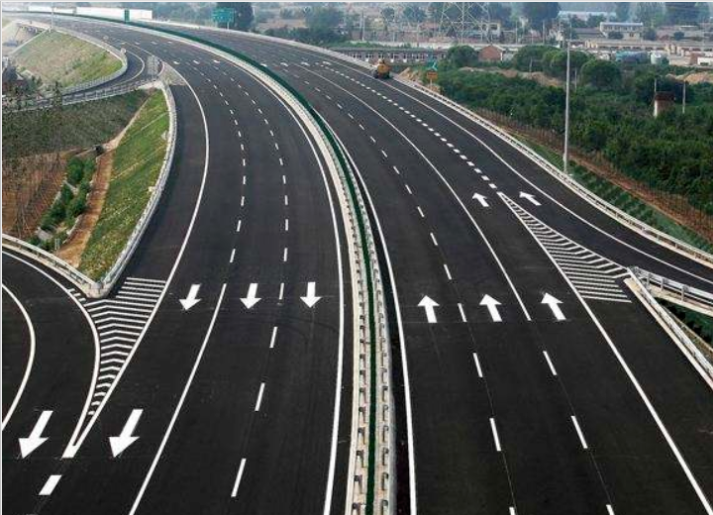
#> input picture OpenCV/road.png, 713 x 515 px
$ python 'Roberts算子.py'   (older library calls are emulated)
#> lines starting #> are read from the running program, lines starting #| are printed output that depends on the picture
# Roberts 算子是利用局部差分寻找边缘的一种算子，是最简单的边缘检测算子
# 检测垂直边缘的效果要优于其他方向边缘，定位精度高，但对噪声的抑制能力较弱
# 需要使用固定的np.array(),以及卷积操作，数据格式转换
# Roberts 算子对陡峭的低噪声图像效果较好，尤其是边缘正负45度较多的图像，但定位准确率较差

import cv2
import numpy as np

img = cv2.imread('road.png')
#> img is the input picture: shape (515, 713, 3); mean B, G, R 78.3, 81.1, 77.8
# 1.灰度化处理图像
grayImage = cv2.cvtColor(img, cv2.COLOR_BGR2GRAY)
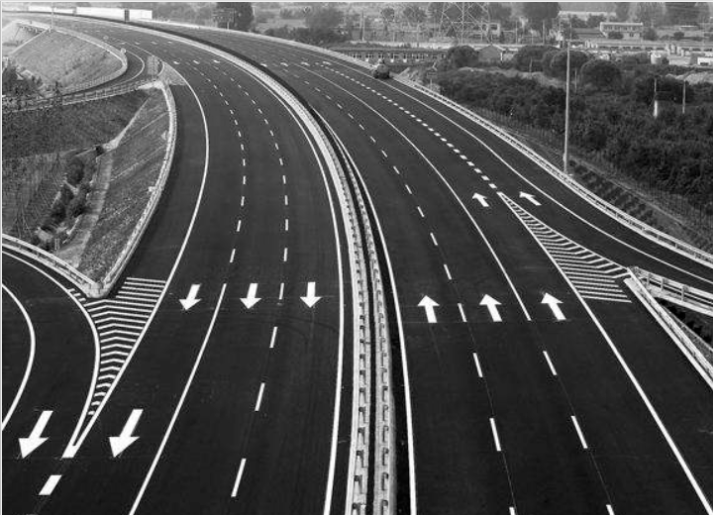
#> grayImage: shape (515, 713); min 0, max 255, mean 79.8
# 2.Roberts算子(固定操作)
kernelx = np.array([[-1, 0], [0, 1]], dtype=int)
kernely = np.array([[0, -1], [1, 0]], dtype=int)
# 3.卷积操作
# 因为Roberts卷积模板含有负值，因此在filter2D（）操作后会有负值，还会有大于255的值，而原图像是uint8
# 即8位无符号数，因此要使用16位有符号的书数据类型，即cv2.CV_16S
x = cv2.filter2D(grayImage, cv2.CV_16S, kernelx)
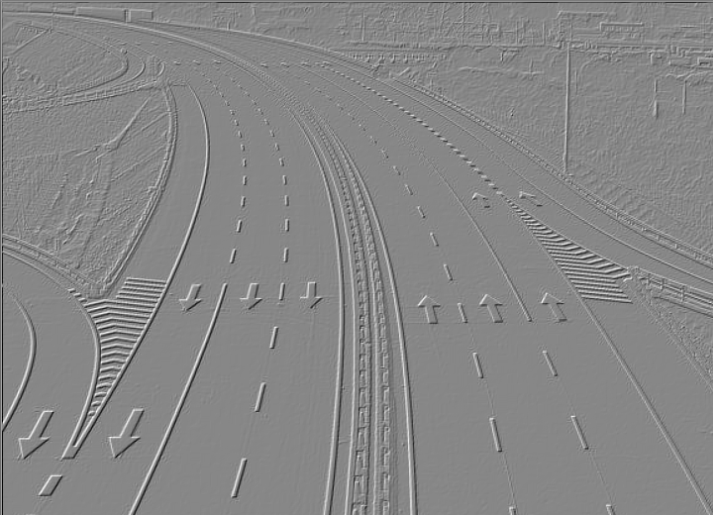
#> x: shape (515, 713) int16; min -217, max 192, mean -0.6; drawn with min black and max white
y = cv2.filter2D(grayImage, cv2.CV_16S, kernely)
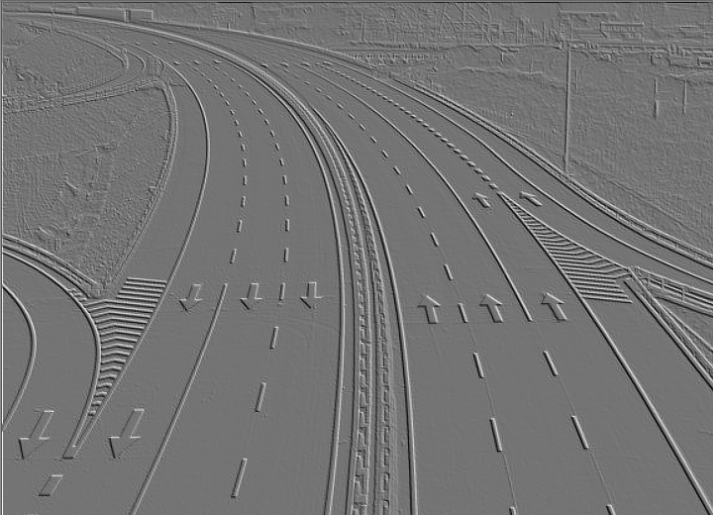
#> y: shape (515, 713) int16; min -182, max 217, mean -0.2; drawn with min black and max white
# 4.数据格式转换
# 经过处理后最后要使用convertScaleAbs（）函数将其转回原来的uint8形式，否则无法显示图像
# absX，absY返回的是两个不同方向的边缘检测图
absX = cv2.convertScaleAbs(x)
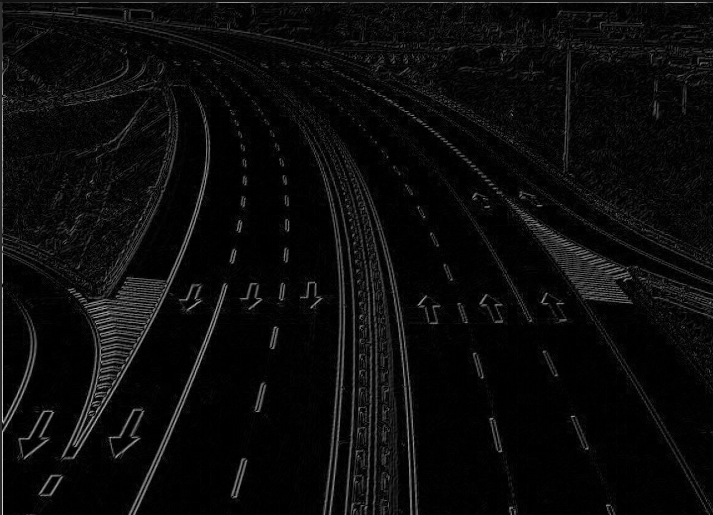
#> absX: shape (515, 713); min 0, max 217, mean 11.5
absY = cv2.convertScaleAbs(y)
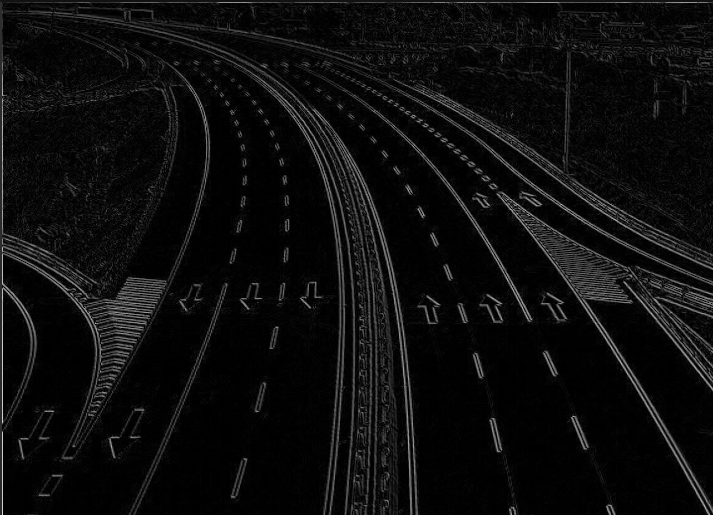
#> absY: shape (515, 713); min 0, max 217, mean 13.4
# 最后将两个图综合起来
Roberts = cv2.addWeighted(absX, 0.5, absY, 0.5, 0)
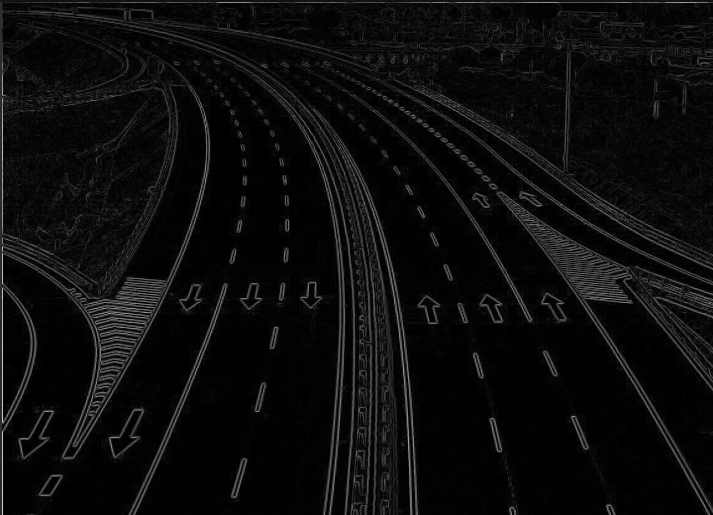
#> Roberts: shape (515, 713); min 0, max 216, mean 12.4
cv2.imwrite('robert.png', Roberts)

$ run again, with OpenCV/mountain.png copied over OpenCV/road.png
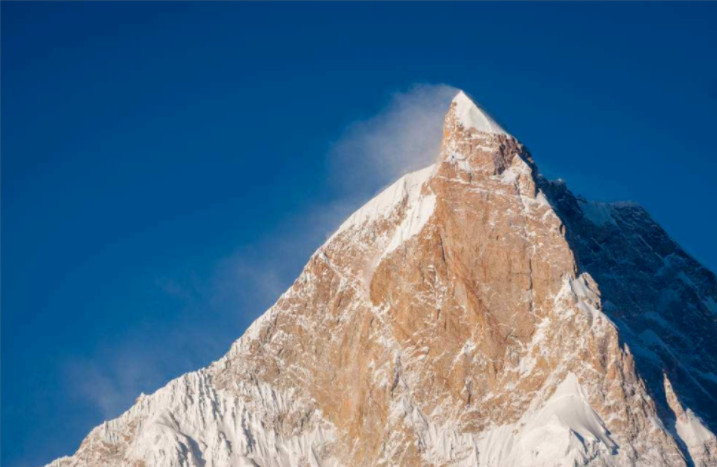
#> input picture OpenCV/mountain.png, 717 x 467 px
#> img is the input picture: shape (467, 717, 3); mean B, G, R 139.1, 109.9, 75.2
#> `y = cv2.filter2D(grayImage, cv2.CV_16S, kernely)`:
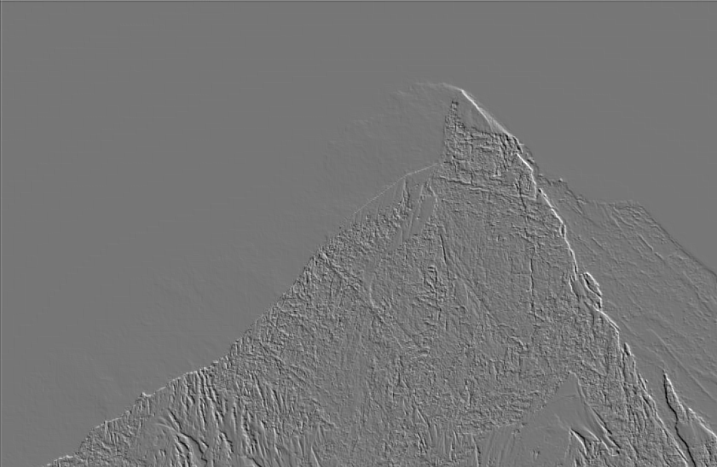
#> y: shape (467, 717) int16; min -106, max 122, mean 0.3; drawn with min black and max white
#> `absX = cv2.convertScaleAbs(x)`:
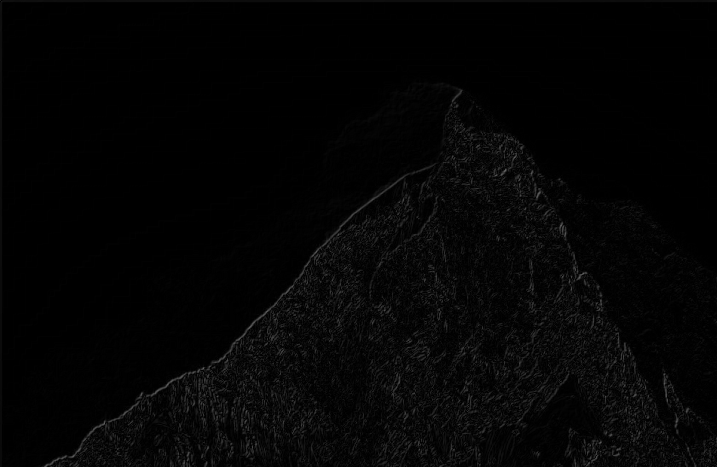
#> absX: shape (467, 717); min 0, max 99, mean 4.5
